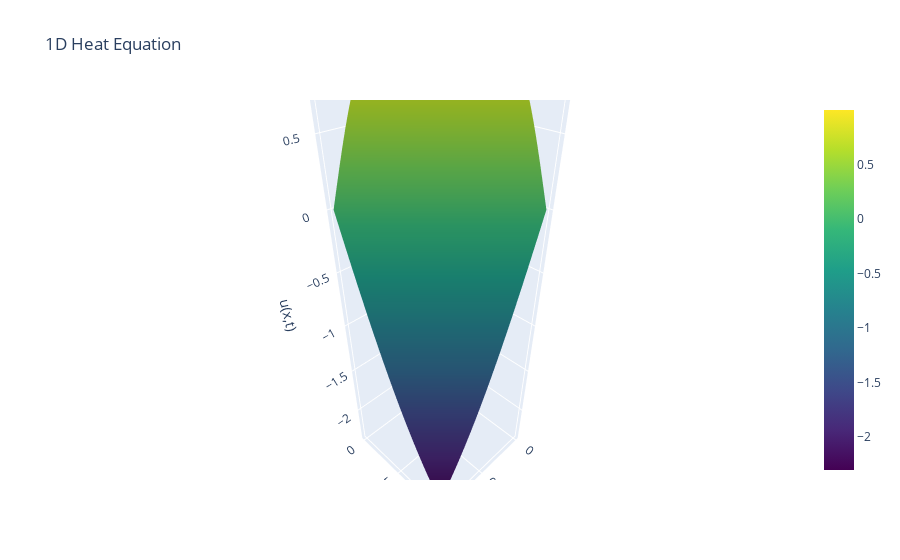

The notebook cell saved with this chart:
### Code cell
#3D Plot
x=np.linspace(0,1,100)
t=np.linspace(0,1,100)
X,T=np.meshgrid(x,t)
X_flat=X.flatten()[:,None]
T_flat=T.flatten()[:,None]
insert=np.hstack((X_flat, T_flat))
result=model.predict(insert)
U=result.reshape(100,100)

fig=go.Figure(data=[go.Surface(z=U,x=X,y=T, colorscale="Viridis")])
fig.update_layout(title="1D Heat Equation",
                  scene=dict(
                      xaxis_title="x",
                      yaxis_title="t",
                      zaxis_title="u(x,t)"
                  ))
fig.show()

### Figure 1 — Plotly figure (JSON) as saved in the notebook; plotly's stock layout.template omitted (floating-point values rounded to 4 significant figures; data arrays with more than 128 entries replaced by an {"elided": "..."} marker saying what was removed)
{"data": [{"colorscale": [[0, "#440154"], [0.1111, "#482878"], [0.2222, "#3e4989"], [0.3333, "#31688e"], [0.4444, "#26828e"], [0.5556, "#1f9e89"], [0.6667, "#35b779"], [0.7778, "#6ece58"], [0.8889, "#b5de2b"], [1, "#fde725"]], "type": "surface", "x": {"elided": "100x100 float values"}, "y": {"elided": "100x100 float values"}, "z": {"elided": "100x100 float values"}}], "layout": {"scene": {"xaxis": {"title": {"text": "x"}}, "yaxis": {"title": {"text": "t"}}, "zaxis": {"title": {"text": "u(x,t)"}}}, "title": {"text": "1D Heat Equation"}}}
